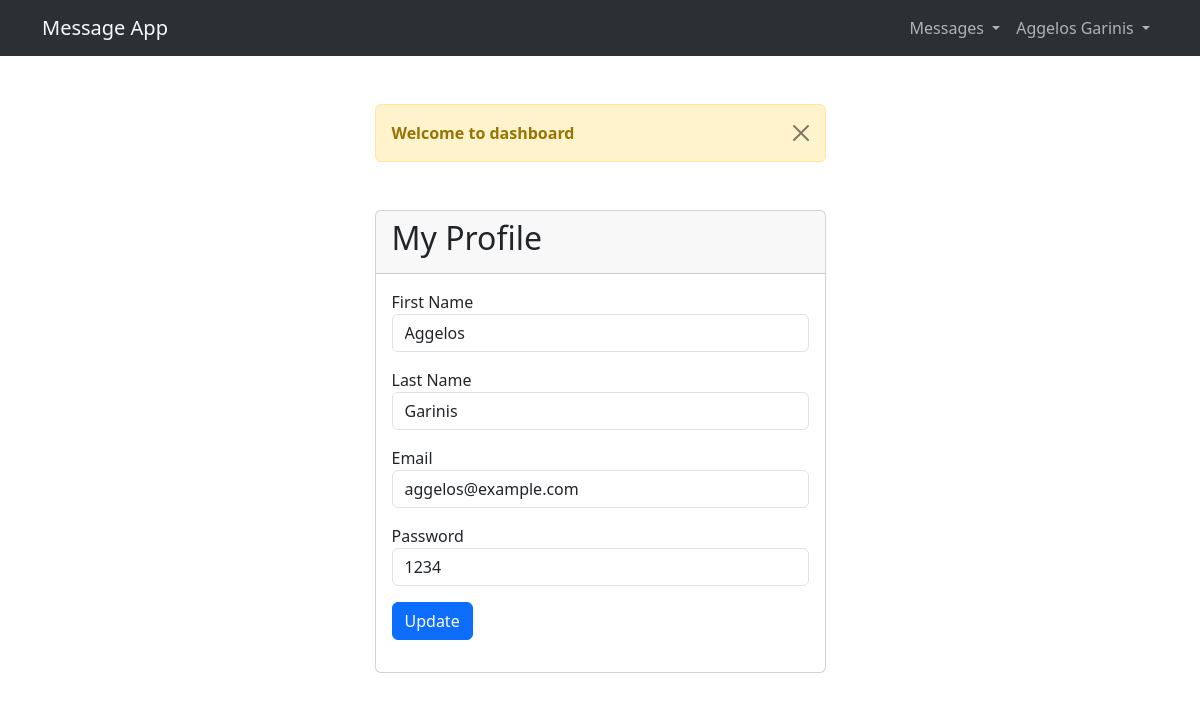
/edit-profile.php (signed in), run on the app's committed database.
### tables this page shows
CREATE TABLE `users` (
  `id` int(11) NOT NULL,
  `fname` varchar(255) NOT NULL,
  `lname` varchar(255) NOT NULL,
  `email` varchar(255) NOT NULL,
  `password` varchar(255) NOT NULL,
  `role_as` tinyint(1) NOT NULL DEFAULT 0,
  `verify_status` tinyint(1) NOT NULL DEFAULT 0,
  `verify_token` varchar(255) NOT NULL,
  `created_at` timestamp NOT NULL DEFAULT current_timestamp()
);

### edit-profile.php (the view, shortened to what this page needs)
<?php
include('admin/config/dbcon.php');
include('includes/header.php');
include('includes/navbar.php');
?>
<div class="py-5">
    <div class="container">
        <div class="row justify-content-center">
            <div class="col-md-5">
                <?php
                include('msg.php');
                ?>
                <div class="card mt-5 ">
                    <div class="card-header">
                        <h2>My Profile</h2>
                    </div>
                    <div class="card-body ">
                        <?php
                        $current_id = $_SESSION['auth_user']['user_id'];
                        $users = "SELECT * FROM users WHERE id='$current_id' ";
                        $users_run = mysqli_query($con, $users);
                        if (mysqli_num_rows($users_run) > 0) {
                            foreach ($users_run as $user) {
                                ?>
                                <form action="allcode.php" method="post">
                                    <div class="form-group mb-3">
                                        <label for="">First Name</label>
                                        <input type="text" name="fname" value="<?= $user['fname']; ?>" class="form-control"
                                            required placeholder="Edit first name">
                                    </div>
                                    <div class="form-group mb-3">
                                        <label for="">Last Name</label>
                                        <input type="text" name="lname" value="<?= $user['lname']; ?>" class="form-control"
                                            required placeholder="Edit last name">
                                    </div>
                                    <div class="form-group mb-3">
                                        <label for="">Email</label>
                                        <input type="email" name="email" value="<?= $user['email']; ?>" class="form-control"
                                            required placeholder="Edit email">
                                    </div>
                                    <div class="form-group mb-3">
                                        <label for="">Password</label>
                                        <input type="text" name="password" value="<?= $user['password']; ?>"
                                            class="form-control" required placeholder="Edit password">
                                    </div>
                                    <div class="form-group mb-3">
                                        <button type="submit" name="update_user" class="btn btn-primary">Update</button>
                                    </div>
                                </form>
                                <?php
                            }
                        }
                        ?>
                    </div>
                </div>
            </div>
        </div>
    </div>
    <?php
    include('includes/footer.php');
    ?>

### data on the page
users: fname "Aggelos", lname "Garinis", email "aggelos@example.com", password "1234"

### other printed values
$_SESSION['auth_user']['user_name'] "Aggelos Garinis"
$_SESSION['message'] "Welcome to dashboard"
